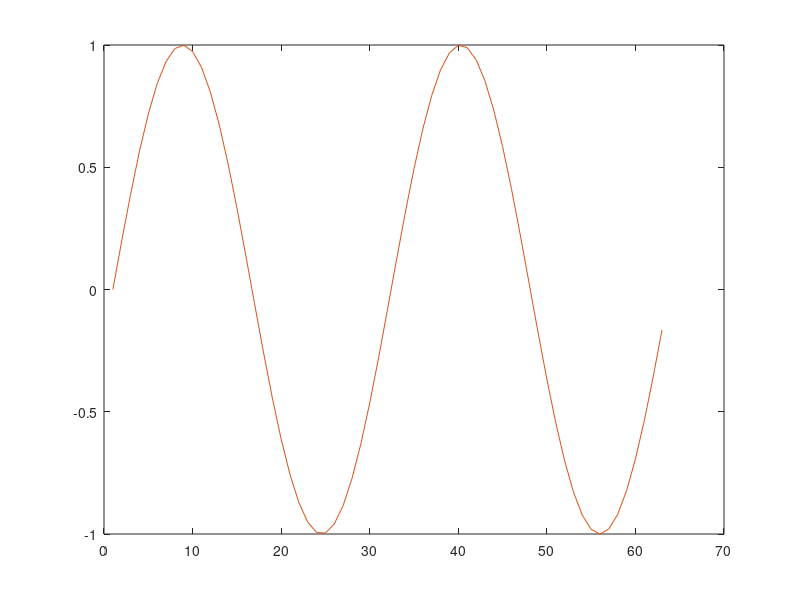

Recreate this plot in MATLAB.
%% RBF Batchlearning
clc; close all; clear;

units = 63;

xTrain = (0:0.1:2*pi)';
xTest = (0.05:0.1:2*pi)';
sinTrainTarget = sin(2*xTrain);
squareTrainTarget = square(2*xTrain);
sinTestTarget = sin(2*xTest);
squareTestTarget = square(2*xTest);
train_size=length(sinTrainTarget);
test_size = length(sinTestTarget);

%plot( xTrain, squareTrainTarget);
W = rand(units,1);
mu = 0.5;
var = 0.5;
sDev = sqrt(var);
%eta = 0.001;
max_error = 0.1;

epoch = 10000;

xTrainMat = repmat(xTrain,[1,units]);
muMat = repmat(rand(1,units), [train_size, 1]);
sDevMat = repmat(sqrt(rand(1,units)), [train_size, 1]);

Phi = exp((-(xTrainMat-mu).^2)./(2*sDev.^2));
%Phi = exp((-(xTrainMat-muMat).^2)/(2*sDev^2));
%output = sum(Phi'*W, 2);

f_calc = Phi*W;
newW = (inv(Phi'*Phi))*Phi'*sinTrainTarget;
sum(Phi*newW-sinTrainTarget)
plot(Phi*newW)
hold on
plot(sinTrainTarget)
hold off
